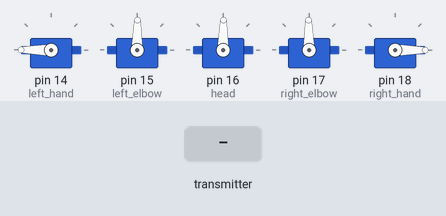
Bench run of a sketch on a simulated Arduino Uno, built with avr-gcc and run on an emulated ATmega328P. Parts: 5 × servo. The inputs (shaded band) are chosen by the test bench. No radio packets arrive unless stated; what the sketch prints to the serial monitor is not drawn.

Above: at 1.2 s.
1.3 s: the transmitter starts sending j1X = 0
At 1.9 s:
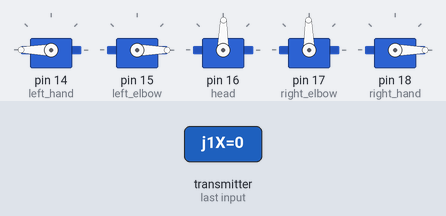
2.8 s: the transmitter starts sending j1Y = 0
At 3.1 s:
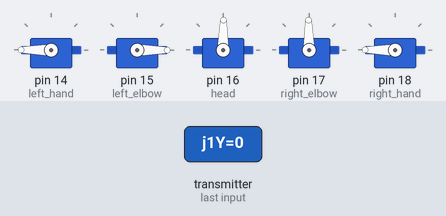
4.3 s: the transmitter starts sending j2X = 0
At 5.4 s:
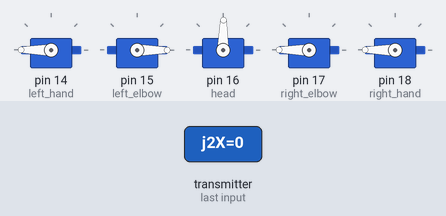
5.8 s: the transmitter starts sending j2Y = 0
At 6.5 s:
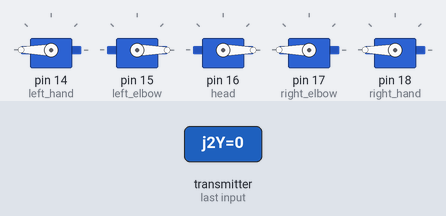
7.3 s: the transmitter starts sending j1X = 64
At 7.7 s:
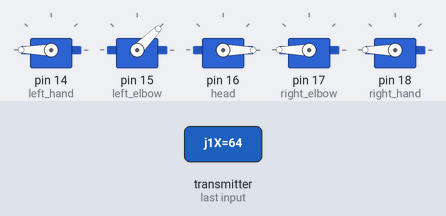
8.8 s: the transmitter starts sending j1Y = 64
At 10.1 s:
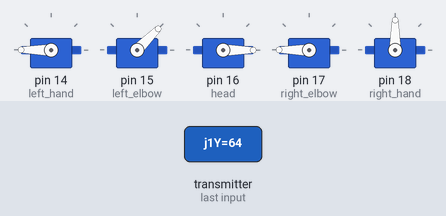
Timing chart, 0 to 11.3 s (numbered marks = the images above; inputs shaded):
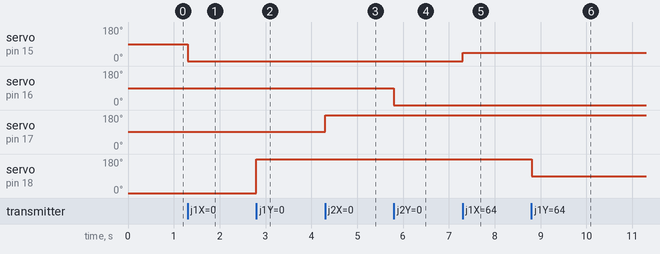

The sketch:

Robot_Receiver.ino
```cpp
#include <SPI.h>
#include <nRF24L01.h>
#include <RF24.h>
#include <Servo.h>

RF24 radio(9, 10);   // nRF24L01 (CE, CSN)
const byte address[6] = "00001";
unsigned long lastReceiveTime = 0;
unsigned long currentTime = 0;
Servo left_hand;
Servo left_elbow;
Servo head;
Servo right_elbow;
Servo right_hand;
int left_handVal, left_elbowVal, headVal, right_elbowVal, right_handVal;
// Max size of this struct is 32 bytes - NRF24L01 buffer limit
struct Data_Package {
  byte j1X;
  byte j1Y;
  byte j2X;
  byte j2Y;
};
Data_Package data; //Create a variable with the above structure
void setup() {
  Serial.begin(9600);
  radio.begin();
  radio.openReadingPipe(0, address);
  radio.setAutoAck(false);
  radio.setDataRate(RF24_250KBPS);
  radio.setPALevel(RF24_PA_LOW);
  radio.startListening(); //  Set the module as receiver
  resetData();
  left_hand.attach(14);
  left_elbow.attach(15);
  head.attach(16);
  right_elbow.attach(17);
  right_hand.attach(18);
}
void loop() {

  // Check whether we keep receving data, or we have a connection between the two modules
  currentTime = millis();
  if ( currentTime - lastReceiveTime > 1000 ) { // If current time is more then 1 second since we have recived the last data, that means we have lost connection
    resetData(); // If connection is lost, reset the data. It prevents unwanted behavior, for example if a drone jas a throttle up, if we lose connection it can keep flying away if we dont reset the function
  }

  // Check whether there is data to be received
  if (radio.available()) {
    radio.read(&data, sizeof(Data_Package)); // Read the whole data and store it into the 'data' structure
    lastReceiveTime = millis(); // At this moment we have received the data
  }

  // Controlling servos
  left_handVal = map(data.j1Y, 127, 255, 180, 0); // Map the receiving value form 0 to 255 to 0 to 180(degrees), values used for controlling servos
  left_elbowVal = map(data.j1X, 0, 255, 0, 180);
  headVal = map(data.j2Y, 0, 255, 0, 180);
  right_elbowVal = map(data.j2X, 0, 255, 180, 0);
  right_handVal = map(data.j1Y, 0, 127, 180,0);
  left_hand.write(left_handVal);
  left_elbow.write(left_elbowVal);
  head.write(headVal);
  right_elbow.write(right_elbowVal);
  right_hand.write(right_handVal);
  Serial.println(data.j1X);
}
void resetData() {
  // Reset the values when there is no radio connection - Set initial default values
  data.j1X = 127;
  data.j1Y = 127;
  data.j2X = 127;
  data.j2Y = 127;
}
```

Measured:
- after the input at 1.3 s, servo on pin 15 (left_elbow): 89° → 0° at once
- after the input at 2.8 s, servo on pin 18 (right_hand): 0° → 180° at once
- after the input at 4.3 s, servo on pin 17 (right_elbow): 91° → 180° at once
- after the input at 5.8 s, servo on pin 16 (head): 89° → 0° at once
- after the input at 7.3 s, servo on pin 15 (left_elbow): 0° → 45° at once
- after the input at 8.8 s, servo on pin 18 (right_hand): 180° → 90° at once
